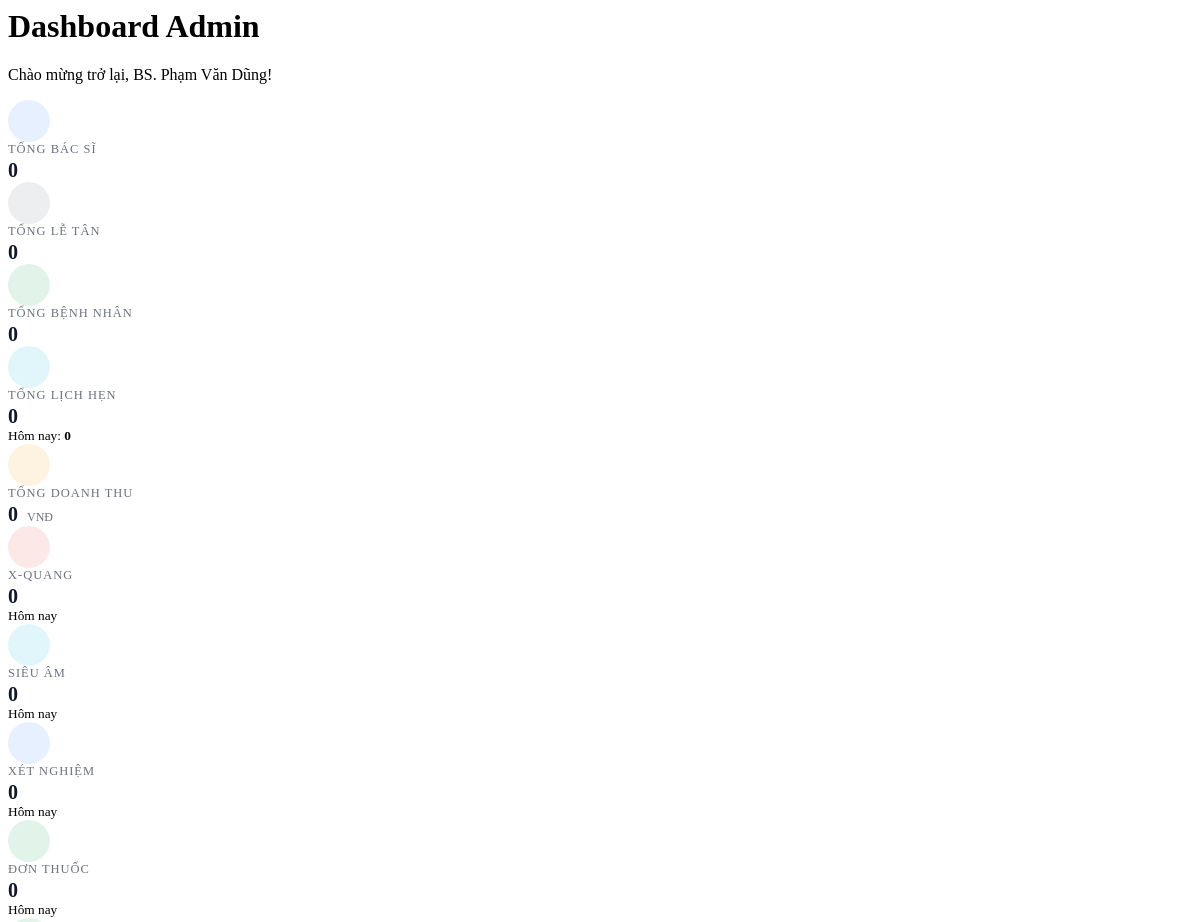
The page /Views/admin/dashboard.php (signed in, upper part) on the database as committed earlier.
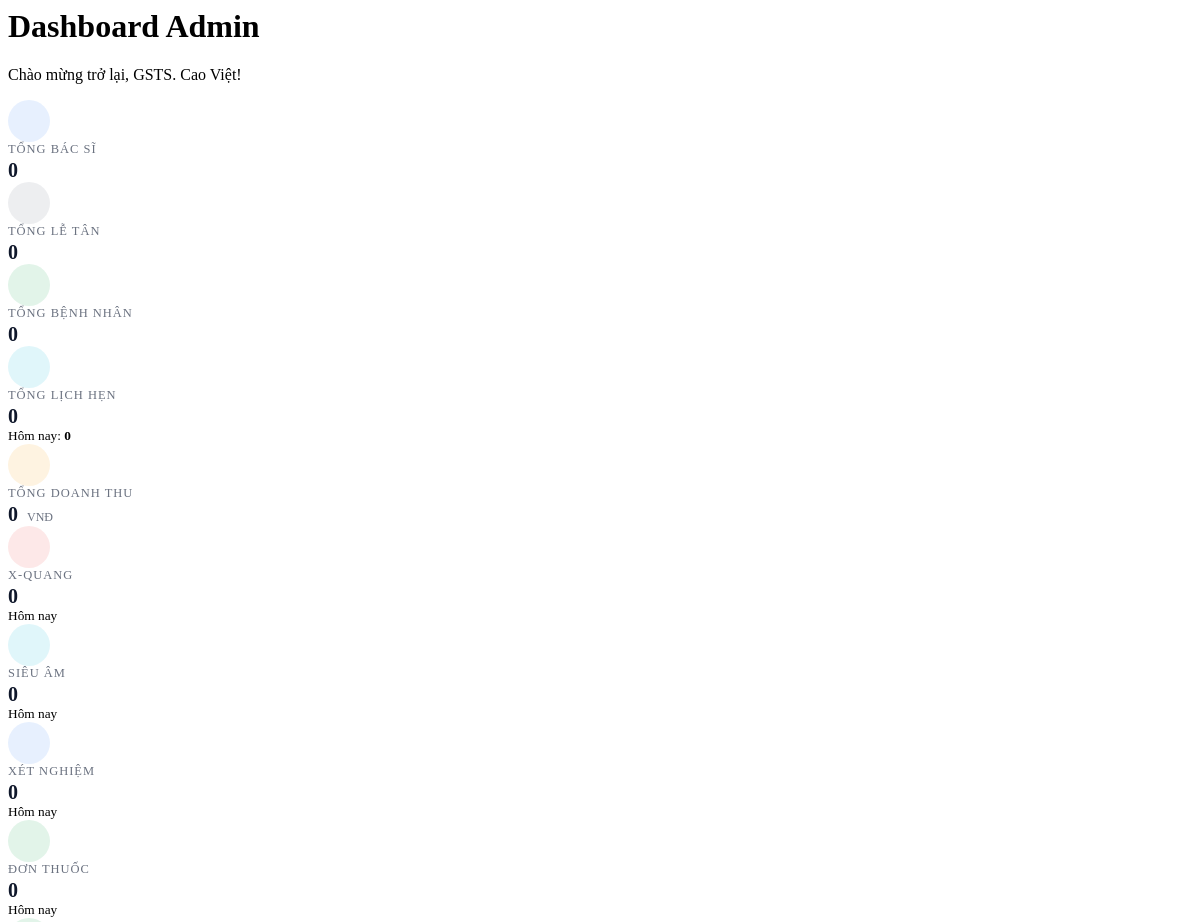
The same page on the database as committed later.
### tables this page shows
CREATE TABLE `bac_si` (
  `id` int NOT NULL,
  `ten` varchar(255) NOT NULL,
  `email` varchar(255) NOT NULL,
  `mat_khau` varchar(255) NOT NULL,
  `so_dien_thoai` varchar(20) DEFAULT NULL,
  `chuyen_khoa_id` int DEFAULT NULL,
  `chuyen_khoa` varchar(100) DEFAULT NULL,
  `so_giay_phep` varchar(50) DEFAULT NULL,
  `so_nam_kinh_nghiem` int DEFAULT '0',
  `ngay_tao` timestamp NOT NULL DEFAULT CURRENT_TIMESTAMP,
  `ngay_cap_nhat` timestamp NOT NULL DEFAULT CURRENT_TIMESTAMP ON UPDATE CURRENT_TIMESTAMP,
  `hinh_anh` varchar(255) DEFAULT NULL,
  `face_encoding` text COMMENT 'Face encoding dạng JSON array',
  `face_encoding_updated` timestamp NULL DEFAULT NULL COMMENT 'Thời gian cập nhật face encoding'
);

### Views/layouts/layout_helper.php (called while the page is built, shortened)
<?php
function getCurrentUserContext()
{
$defaults = ['id' => null, 'role' => '', 'name' => '', 'email' => ''];
try {
require_once 'Controllers/AuthController.php';
if (class_exists('AuthController')) {
$a = new AuthController();
if (method_exists($a, 'resolveCurrentUserContext')) {
$ctx = $a->resolveCurrentUserContext();
if (is_array($ctx) && !empty($ctx)) return array_merge($defaults, $ctx);
}
}
} catch (Exception $e) {
}
return [
'id' => $_SESSION['user_id'] ?? null,
'role' => '',
'name' => '',
'email' => '',
];
}

### Controllers/AuthController.php (called while the page is built, shortened)
<?php
require_once 'Models/Doctor.php';
class AuthController
{
    private function resolveUserByFallback($uid): ?array
    {
        try {
            $doc = new Doctor();
            $d = $doc->getById($uid);
            if ($d) {
                $spec = isset($d['chuyen_khoa_id']) ? (int)$d['chuyen_khoa_id'] : 0;
                $role = ($spec === 16) ? 'xray_doctor' : (($spec === 18) ? 'sieuam_doctor' : 'doctor');
                return [
                    'role' => $role,
                    'name' => $d['ten'] ?? '',
                    'email' => $d['email'] ?? '',
                    'chuyen_khoa_id' => $spec
                ];
            }
        } catch (Exception $e) {
        }
        return null;
    }
    public function resolveCurrentUserContext(): array
    {
        $cached = ['id' => null, 'role' => '', 'name' => '', 'email' => '', 'chuyen_khoa_id' => null];
        $uid = $_SESSION['user_id'] ?? null;
        $cached['id'] = (int)$uid;
        $sessionRole = $_SESSION['user_role'] ?? '';
        $result = $this->resolveUserByFallback($uid);
        if ($result) {
            $cached = array_merge($cached, $result);
        }
        return $cached;
    }
}

### config/database.php (called while the page is built, shortened)
<?php
class Database
{
    private $host;
    private $db_name;
    private $username;
    private $password;
    public function __construct()
    {
        $this->host = $_ENV['DB_HOST'] ?? getenv('DB_HOST') ?? 'localhost';
        $this->db_name = $_ENV['DB_NAME'] ?? getenv('DB_NAME') ?? 'clinic-management';
        $this->username = $_ENV['DB_USER'] ?? getenv('DB_USER') ?? 'root';
        $this->password = $_ENV['DB_PASS'] ?? getenv('DB_PASS') ?? '';
    }
    private function loadEnvFile()
    {
        $envFile = __DIR__ . '/../.env';
    }
    public function getConnection()
    {
        $this->conn = null;
        try {
            $this->conn = new PDO("mysql:host=" . $this->host . ";dbname=" . $this->db_name, $this->username, $this->password);
            $this->conn->exec("set names utf8");
            $this->conn->setAttribute(PDO::ATTR_ERRMODE, PDO::ERRMODE_EXCEPTION);
            $this->conn->exec("SET time_zone = '+07:00'");
        } catch (PDOException $exception) {
            error_log("Database connection error: " . $exception->getMessage());
            echo "Database connection failed. Please try again later.";
        }
        return $this->conn;
    }
}

### Models/User.php (called while the page is built, shortened)
<?php
require_once 'config/database.php';
class User
{
    public function __construct()
    {
        $database = new Database();
        $this->conn = $database->getConnection();
    }
}

### Models/Doctor.php (called while the page is built, shortened)
<?php
require_once 'Models/User.php';
class Doctor extends User
{
    public function __construct()
    {
        $this->table_name = "bac_si";
    }
    public function getById(int $id): ?array
    {
        $query = "SELECT bs.id, bs.ten, bs.email, bs.so_dien_thoai,
                         ck.ten AS chuyen_khoa, bs.so_giay_phep, bs.so_nam_kinh_nghiem, bs.mat_khau, bs.ngay_tao, bs.ngay_cap_nhat, bs.hinh_anh
                  FROM " . $this->table_name . " bs
                  LEFT JOIN chuyen_khoa ck ON ck.id = bs.chuyen_khoa_id
                  WHERE bs.id = :id";
        $stmt = $this->conn->prepare($query);
        $stmt->bindParam(":id", $id);
        $stmt->execute();
        $row = $stmt->fetch(PDO::FETCH_ASSOC);
        return $row ?: null;
    }
}

### Views/admin/dashboard.php (the view, shortened to what the changed rows need)
<?php
require_once __DIR__ . '/../layouts/layout_helper.php';
?>
<div class="container-fluid">
    <div class="d-flex justify-content-between align-items-center mb-4">
        <div>
            <h1 class="h3 mb-0 text-gray-800">
                <i class="fas fa-tachometer-alt text-primary me-2"></i>Dashboard Admin
            </h1>
            <?php $ctx = getCurrentUserContext();
            $adminName = htmlspecialchars(($ctx['name'] ?? 'Admin'), ENT_QUOTES, 'UTF-8'); ?>
            <p class="mb-0 text-muted">Chào mừng trở lại, <?php echo $adminName; ?>!</p>
        </div>
    </div>
    </div>

Rows that differ between the two databases and show on the page:
changed bac_si: ten "BS. Phạm Văn Dũng" → "GSTS. Cao Việt"
